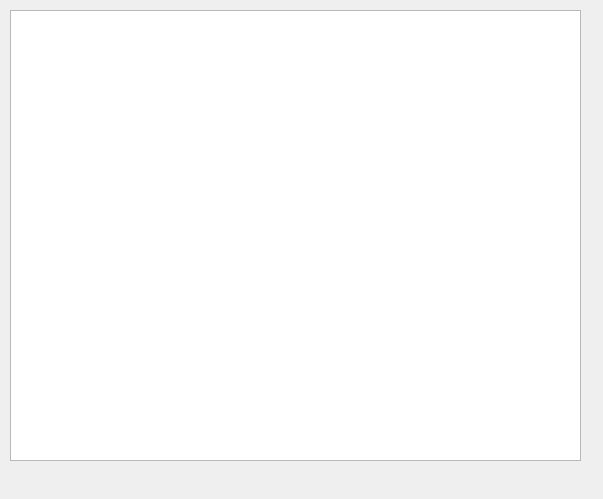
<?xml version="1.0" encoding="UTF-8"?>
<ui version="4.0">
 <class>Credit</class>
 <widget class="QDialog" name="Credit">
  <property name="geometry">
   <rect>
    <x>0</x>
    <y>0</y>
    <width>603</width>
    <height>499</height>
   </rect>
  </property>
  <property name="windowTitle">
   <string>Credits</string>
  </property>
  <widget class="QTextBrowser" name="textBrowser">
   <property name="geometry">
    <rect>
     <x>10</x>
     <y>10</y>
     <width>571</width>
     <height>451</height>
    </rect>
   </property>
  </widget>
 </widget>
 <resources/>
 <connections/>
</ui>
